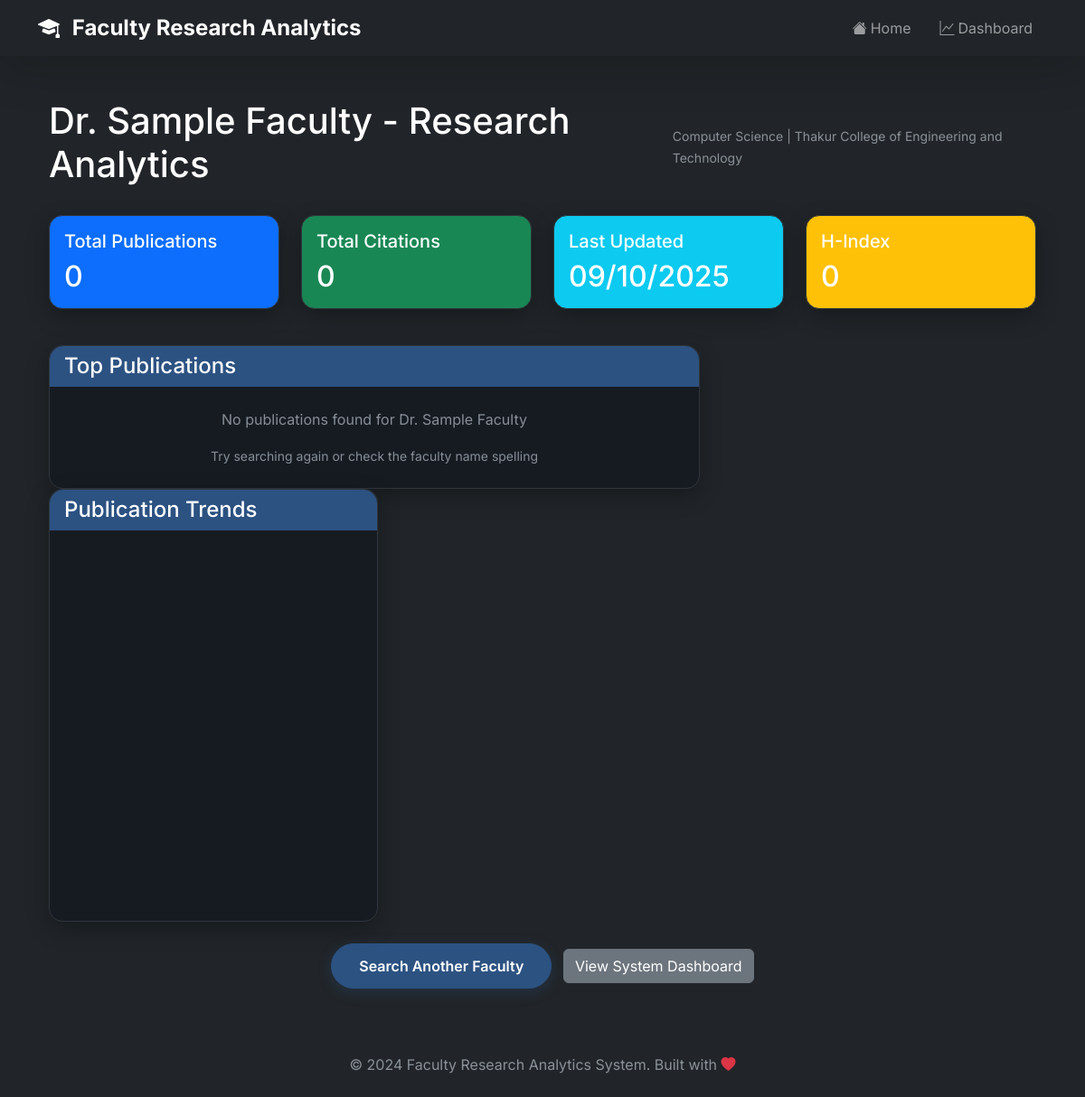
Page /faculty/1 on the committed database.
### app.py (models this page shows)
class Faculty(db.Model):
    id = db.Column(db.Integer, primary_key=True)
    name = db.Column(db.String(100), nullable=False)
    college = db.Column(db.String(200), nullable=False)
    department = db.Column(db.String(100), nullable=False)
    last_updated = db.Column(db.DateTime, default=datetime.utcnow)
    publications = db.relationship('Publication', backref='faculty', lazy=True)

### app.py (the view)
@app.route('/faculty/<int:faculty_id>')
def faculty_results(faculty_id):
    try:
        faculty = Faculty.query.get_or_404(faculty_id)
        faculty_publications = Publication.query.filter_by(faculty_id=faculty_id).all()
        total_publications = len(faculty_publications)
        total_citations = sum(pub.citations for pub in faculty_publications)
        trends = {}
        for pub in faculty_publications:
            year = pub.year or 2023
            if year not in trends:
                trends[year] = {'count': 0, 'citations': 0}
            trends[year]['count'] += 1
            trends[year]['citations'] += pub.citations
        publication_trends = [{'year': year, 'count': data['count'], 'citations': data['citations']}
                            for year, data in sorted(trends.items())]
        top_publications = sorted(faculty_publications, key=lambda x: x.citations, reverse=True)[:5]
        faculty_data = {
            'faculty': faculty,
            'total_publications': total_publications,
            'total_citations': total_citations,
            'last_updated': faculty.last_updated,
            'top_publications': top_publications,
            'publication_trends': publication_trends
        }
        print(f"Faculty {faculty.name}: {total_publications} publications, {total_citations} citations")
        return render_template('faculty_results.html', data=faculty_data)
    except Exception as e:
        print(f"Faculty results error: {e}")
        return redirect(url_for('dashboard'))

### templates/faculty_results.html (shortened to what this page needs)
{% extends "base.html" %}
{% block content %}
<div class="container-fluid">
    <div class="d-flex justify-content-between align-items-center mb-4">
        <h1 class="text-white">{{ data.faculty.name }} - Research Analytics</h1>
        <div>
            <small class="text-muted">{{ data.faculty.department }} | {{ data.faculty.college }}</small>
        </div>
    </div>
    <div class="row mb-4">
        <div class="col-md-3">
            <div class="card bg-primary text-white mb-3">
                <div class="card-body">
                    <h5 class="card-title">Total Publications</h5>
                    <h2 class="card-text">{{ data.total_publications if data else 0 }}</h2>
                </div>
            </div>
        </div>
        <div class="col-md-3">
            <div class="card bg-success text-white mb-3">
                <div class="card-body">
                    <h5 class="card-title">Total Citations</h5>
                    <h2 class="card-text">{{ data.total_citations if data else 0 }}</h2>
                </div>
            </div>
        </div>
        <div class="col-md-3">
            <div class="card bg-info text-white mb-3">
                <div class="card-body">
                    <h5 class="card-title">Last Updated</h5>
                    <h2 class="card-text">{{ data.last_updated.strftime('%m/%d/%Y') if data and data.last_updated else 'Just now' }}</h2>
                </div>
            </div>
        </div>
        <div class="col-md-3">
            <div class="card bg-warning text-white mb-3">
                <div class="card-body">
                    <h5 class="card-title">H-Index</h5>
                    <h2 class="card-text">{{ (data.total_citations / data.total_publications)|round(1) if data and data.total_publications > 0 else 0 }}</h2>
                </div>
            </div>
        </div>
    </div>
    <div class="row">
        <div class="col-md-8">
            <div class="card">
                <div class="card-header bg-primary text-white">
                    <h4 class="mb-0">Top Publications</h4>
                </div>
                <div class="card-body p-0">
                <div id="topPublications">
                    {% if data and data.top_publications %}
                        <div class="table-responsive">
                            <table class="table table-dark table-hover mb-0">
                                <thead>
                                    <tr>
                                        <th style="width: 35%">Title</th>
                                        <th style="width: 25%">Authors</th>
                                        <th style="width: 20%">Journal</th>
                                        <th style="width: 8%">Year</th>
                                        <th style="width: 7%">Citations</th>
                                        <th style="width: 5%">DOI</th>
                                    </tr>
                                </thead>
                                <tbody>
                                    {% for pub in data.top_publications %}
                                    <tr>
                                        <td>
                                            <div class="fw-bold text-white" style="font-size: 0.9rem;">{{ pub.title }}</div>
                                        </td>
                                        <td>
                                            <small class="text-light">{{ pub.authors }}</small>
                                        </td>
                                        <td>
                                            <small class="text-muted">{{ pub.journal }}</small>
                                        </td>
                                        <td>
                                            <span class="badge bg-secondary">{{ pub.year }}</span>
                                        </td>
                                        <td>
                                            <span class="badge bg-primary">{{ pub.citations }}</span>
                                        </td>
                                        <td>
                                            {% if pub.doi %}
                                            <a href="https://doi.org/{{ pub.doi }}" target="_blank" class="text-info" title="{{ pub.doi }}">
                                                <i class="fas fa-external-link-alt"></i>
                                            </a>
                                            {% else %}
                                            <span class="text-muted">-</span>
                                            {% endif %}
                                        </td>
                                    </tr>
                                    {% endfor %}
                                </tbody>
                            </table>
                        </div>
                    {% else %}
                        <div class="text-center py-4">
                            <p class="text-muted">No publications found for {{ data.faculty.name }}</p>
                            <small class="text-muted">Try searching again or check the faculty name spelling</small>
                        </div>
                    {% endif %}
                </div>
            </div>
            </div>
        </div>
    </div>
    <div class="col-md-4">
        <div class="card">
            <div class="card-header bg-primary text-white">
                <h4 class="mb-0">Publication Trends</h4>
            </div>
            <div class="card-body">
                <div id="trendChart"></div>
            </div>
        </div>
    </div>
</div>
<div class="row mt-4">
    <div class="col-12 text-center">
        <a href="{{ url_for('index') }}" class="btn btn-primary me-2">Search Another Faculty</a>
        <a href="{{ url_for('dashboard') }}" class="btn btn-secondary">View System Dashboard</a>
    </div>
</div>
{% endblock %}

### templates/base.html (shortened to what this page needs)
<!DOCTYPE html>
<html lang="en" data-bs-theme="dark">
<head>
    <link href="https://cdn.jsdelivr.net/npm/bootstrap@5.3.0/dist/css/bootstrap.min.css" rel="stylesheet">
    <link rel="stylesheet" href="https://cdn.jsdelivr.net/npm/bootstrap-icons@1.10.0/font/bootstrap-icons.css">
    <link rel="stylesheet" href="{{ url_for('static', filename='css/style.css') }}">
</head>
<body class="bg-dark text-light">
    <nav class="navbar navbar-expand-lg navbar-dark bg-gradient-primary shadow-lg">
        <div class="container">
            <a class="navbar-brand fw-bold" href="/">
                <i class="bi bi-mortarboard-fill me-2"></i>
                <span class="gradient-text">Faculty Research Analytics</span>
            </a>
            <div class="collapse navbar-collapse" id="navbarNav">
                <ul class="navbar-nav ms-auto">
                    <li class="nav-item">
                        <a class="nav-link px-3 rounded-pill nav-hover" href="/">
                            <i class="bi bi-house-fill me-1"></i>Home
                        </a>
                    </li>
                    <li class="nav-item">
                        <a class="nav-link px-3 rounded-pill nav-hover" href="/dashboard">
                            <i class="bi bi-graph-up me-1"></i>Dashboard
                        </a>
                    </li>
                </ul>
            </div>
        </div>
    </nav>
    <div class="container mt-5">
        {% block content %}{% endblock %}
    </div>
    <footer class="mt-5 py-4 text-center text-muted">
        <div class="container">
            <p class="mb-0">&copy; 2024 Faculty Research Analytics System. Built with <i class="bi bi-heart-fill text-danger"></i></p>
        </div>
    </footer>
</body>
</html>

### static/css/style.css (style rules this page uses)
:root { --primary-dark-blue: #2c5282; --primary-dark-blue-hover: #2a4a7c; --primary-dark-blue-focus: #1e3a5f; }
body { background-color: #0d1117; font-family: 'Inter', -apple-system, BlinkMacSystemFont, 'Segoe UI', sans-serif; color: #f0f6fc; }
.navbar-brand { font-weight: bold; font-size: 1.5rem; }
.card { background: #161b22; border: 1px solid #30363d; border-radius: 15px; box-shadow: 0 8px 25px rgba(0, 0, 0, 0.3); transition: transform 0.3s ease; }
.card-header { background: var(--primary-dark-blue) !important; border: none; border-radius: 15px 15px 0 0 !important; font-weight: 600; color: white; }
.btn-primary { background-color: var(--primary-dark-blue); border-color: var(--primary-dark-blue); border-radius: 25px; padding: 12px 30px; font-weight: 600; transition: all 0.3s ease; box-shadow: 0 4px 15px rgba(44, 82, 130, 0.3); }
#trendChart { min-height: 400px; }

### rows in the picture
Faculty: faculty.name "Dr. Sample Faculty", faculty.department "Computer Science", faculty.college "Thakur College of Engineering and Technology", last_updated "09/10/2025"

### other values in the picture
{{ data.total_publications if data else 0 }} "0"
{{ data.total_citations if data else 0 }} "0"
